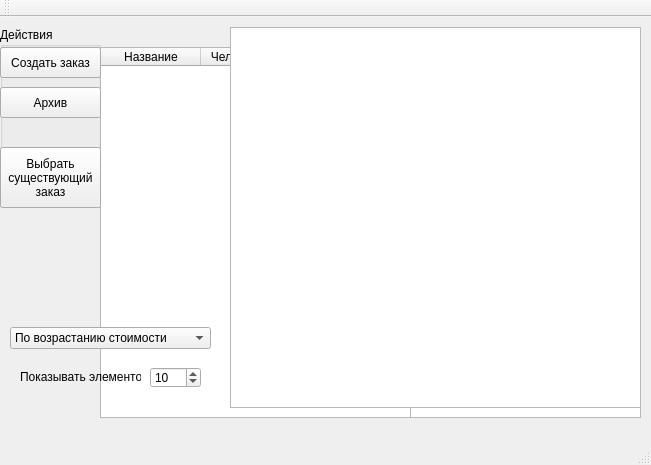
<?xml version="1.0" encoding="UTF-8"?>
<ui version="4.0">
 <class>MainWindow</class>
 <widget class="QMainWindow" name="MainWindow">
  <property name="geometry">
   <rect>
    <x>0</x>
    <y>0</y>
    <width>651</width>
    <height>465</height>
   </rect>
  </property>
  <property name="windowTitle">
   <string>MainWindow</string>
  </property>
  <widget class="QWidget" name="centralWidget">
   <widget class="QLabel" name="Cost">
    <property name="geometry">
     <rect>
      <x>260</x>
      <y>10</y>
      <width>81</width>
      <height>20</height>
     </rect>
    </property>
    <property name="text">
     <string/>
    </property>
   </widget>
   <widget class="QLabel" name="Hardness">
    <property name="geometry">
     <rect>
      <x>260</x>
      <y>40</y>
      <width>61</width>
      <height>16</height>
     </rect>
    </property>
    <property name="text">
     <string/>
    </property>
   </widget>
   <widget class="QLabel" name="label_4">
    <property name="geometry">
     <rect>
      <x>270</x>
      <y>10</y>
      <width>111</width>
      <height>20</height>
     </rect>
    </property>
    <property name="text">
     <string>Текущий заказ:</string>
    </property>
   </widget>
   <widget class="QWidget" name="widget" native="true">
    <property name="geometry">
     <rect>
      <x>0</x>
      <y>0</y>
      <width>651</width>
      <height>411</height>
     </rect>
    </property>
    <widget class="QComboBox" name="comboBox">
     <property name="geometry">
      <rect>
       <x>10</x>
       <y>310</y>
       <width>201</width>
       <height>22</height>
      </rect>
     </property>
     <item>
      <property name="text">
       <string>По возрастанию стоимости</string>
      </property>
     </item>
     <item>
      <property name="text">
       <string>По уменьшению стоимости</string>
      </property>
     </item>
     <item>
      <property name="text">
       <string>По возрастанию сложности</string>
      </property>
     </item>
     <item>
      <property name="text">
       <string>По уменьшению сложности</string>
      </property>
     </item>
     <item>
      <property name="text">
       <string>Заказы с максимальными сроками</string>
      </property>
     </item>
     <item>
      <property name="text">
       <string>Заказы с минимальными сроками</string>
      </property>
     </item>
    </widget>
    <widget class="QLabel" name="label">
     <property name="geometry">
      <rect>
       <x>20</x>
       <y>350</y>
       <width>121</width>
       <height>20</height>
      </rect>
     </property>
     <property name="text">
      <string>Показывать элементов</string>
     </property>
    </widget>
    <widget class="QSpinBox" name="spinBox">
     <property name="geometry">
      <rect>
       <x>150</x>
       <y>350</y>
       <width>51</width>
       <height>21</height>
      </rect>
     </property>
     <property name="value">
      <number>10</number>
     </property>
    </widget>
    <widget class="QPushButton" name="pushButton_3">
     <property name="geometry">
      <rect>
       <x>0</x>
       <y>30</y>
       <width>101</width>
       <height>31</height>
      </rect>
     </property>
     <property name="text">
      <string>Создать заказ</string>
     </property>
    </widget>
    <widget class="QTableView" name="tableView">
     <property name="enabled">
      <bool>true</bool>
     </property>
     <property name="geometry">
      <rect>
       <x>230</x>
       <y>10</y>
       <width>411</width>
       <height>381</height>
      </rect>
     </property>
     <property name="acceptDrops">
      <bool>false</bool>
     </property>
     <property name="editTriggers">
      <set>QAbstractItemView::NoEditTriggers</set>
     </property>
     <property name="dragDropOverwriteMode">
      <bool>false</bool>
     </property>
     <property name="textElideMode">
      <enum>Qt::ElideLeft</enum>
     </property>
     <property name="wordWrap">
      <bool>false</bool>
     </property>
     <property name="cornerButtonEnabled">
      <bool>false</bool>
     </property>
    </widget>
    <widget class="QPushButton" name="pushButton_5">
     <property name="geometry">
      <rect>
       <x>0</x>
       <y>70</y>
       <width>101</width>
       <height>31</height>
      </rect>
     </property>
     <property name="text">
      <string>Архив</string>
     </property>
    </widget>
    <widget class="QPushButton" name="pushButton">
     <property name="geometry">
      <rect>
       <x>0</x>
       <y>130</y>
       <width>101</width>
       <height>61</height>
      </rect>
     </property>
     <property name="text">
      <string>Выбрать
существующий
заказ</string>
     </property>
    </widget>
   </widget>
   <widget class="QGroupBox" name="groupBox">
    <property name="geometry">
     <rect>
      <x>0</x>
      <y>10</y>
      <width>101</width>
      <height>181</height>
     </rect>
    </property>
    <property name="title">
     <string>Действия</string>
    </property>
    <widget class="QPushButton" name="pushButton_2">
     <property name="geometry">
      <rect>
       <x>0</x>
       <y>120</y>
       <width>101</width>
       <height>61</height>
      </rect>
     </property>
     <property name="text">
      <string>Выбрать
существующий
заказ</string>
     </property>
    </widget>
    <widget class="QPushButton" name="pushButton_4">
     <property name="geometry">
      <rect>
       <x>0</x>
       <y>60</y>
       <width>101</width>
       <height>23</height>
      </rect>
     </property>
     <property name="text">
      <string>Архив</string>
     </property>
    </widget>
    <zorder>pushButton_2</zorder>
    <zorder>pushButton_4</zorder>
    <zorder>widget</zorder>
   </widget>
   <widget class="QTableWidget" name="Layout">
    <property name="enabled">
     <bool>true</bool>
    </property>
    <property name="geometry">
     <rect>
      <x>100</x>
      <y>30</y>
      <width>311</width>
      <height>371</height>
     </rect>
    </property>
    <property name="editTriggers">
     <set>QAbstractItemView::NoEditTriggers</set>
    </property>
    <column>
     <property name="text">
      <string>Название</string>
     </property>
    </column>
    <column>
     <property name="text">
      <string>Человекочасы</string>
     </property>
    </column>
    <column>
     <property name="text">
      <string>Расходы на материалы</string>
     </property>
    </column>
   </widget>
   <widget class="QListWidget" name="listWidget">
    <property name="geometry">
     <rect>
      <x>410</x>
      <y>30</y>
      <width>231</width>
      <height>371</height>
     </rect>
    </property>
   </widget>
   <widget class="QPushButton" name="CreateZAKAZ">
    <property name="enabled">
     <bool>true</bool>
    </property>
    <property name="geometry">
     <rect>
      <x>0</x>
      <y>30</y>
      <width>101</width>
      <height>31</height>
     </rect>
    </property>
    <property name="text">
     <string>Создать заказ</string>
    </property>
   </widget>
   <zorder>Cost</zorder>
   <zorder>Hardness</zorder>
   <zorder>label_4</zorder>
   <zorder>groupBox</zorder>
   <zorder>Layout</zorder>
   <zorder>listWidget</zorder>
   <zorder>CreateZAKAZ</zorder>
   <zorder>widget</zorder>
  </widget>
  <widget class="QMenuBar" name="menuBar">
   <property name="geometry">
    <rect>
     <x>0</x>
     <y>0</y>
     <width>651</width>
     <height>21</height>
    </rect>
   </property>
  </widget>
  <widget class="QToolBar" name="mainToolBar">
   <attribute name="toolBarArea">
    <enum>TopToolBarArea</enum>
   </attribute>
   <attribute name="toolBarBreak">
    <bool>false</bool>
   </attribute>
  </widget>
  <widget class="QStatusBar" name="statusBar"/>
 </widget>
 <layoutdefault spacing="6" margin="11"/>
 <resources/>
 <connections>
  <connection>
   <sender>listWidget</sender>
   <signal>itemActivated(QListWidgetItem*)</signal>
   <receiver>MainWindow</receiver>
   <slot>Galocka(QListWidgetItem*)</slot>
   <hints>
    <hint type="sourcelabel">
     <x>197</x>
     <y>165</y>
    </hint>
    <hint type="destinationlabel">
     <x>250</x>
     <y>192</y>
    </hint>
   </hints>
  </connection>
 </connections>
 <slots>
  <signal>AddElement(element)</signal>
  <slot>Galocka(QListWidgetItem*)</slot>
  <slot>Table(QTableWidget)</slot>
 </slots>
</ui>
